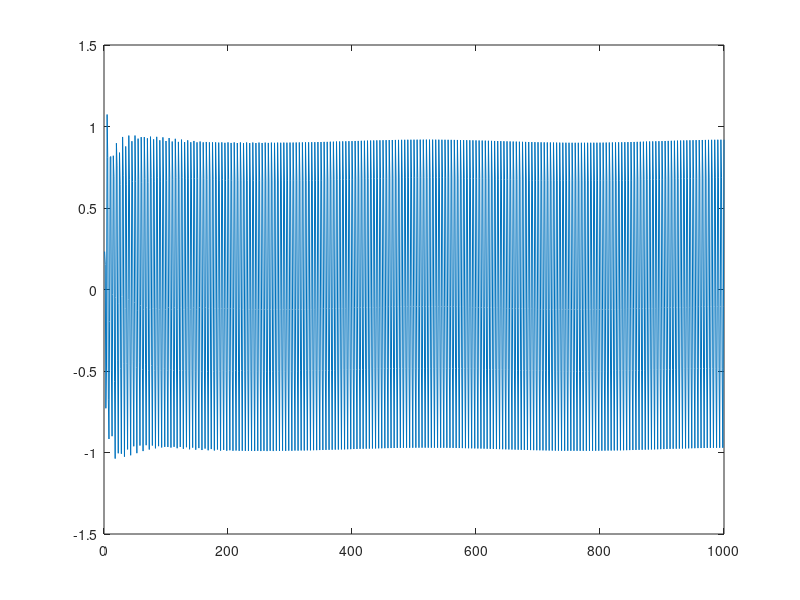

MATLAB code to generate this figure:
M = 1000;
f1 = 100;
Ts = 0.002;
ns = 1:M;

xs = cos(2*pi*(ns-1)*Ts) + cos(2*pi*f1*(ns-1)*Ts);

L = 16;

[b, a] = butter(L, 0.2);
ys = filter(b, a, xs);
plot(ns, ys);
%print('fig6.eps', '-color')

[b, a] = cheby2(L, 40, [0.2, 0.8]);
ys = filter(b, a, xs);
plot(ns, ys);
%print('fig7.eps', '-color')
